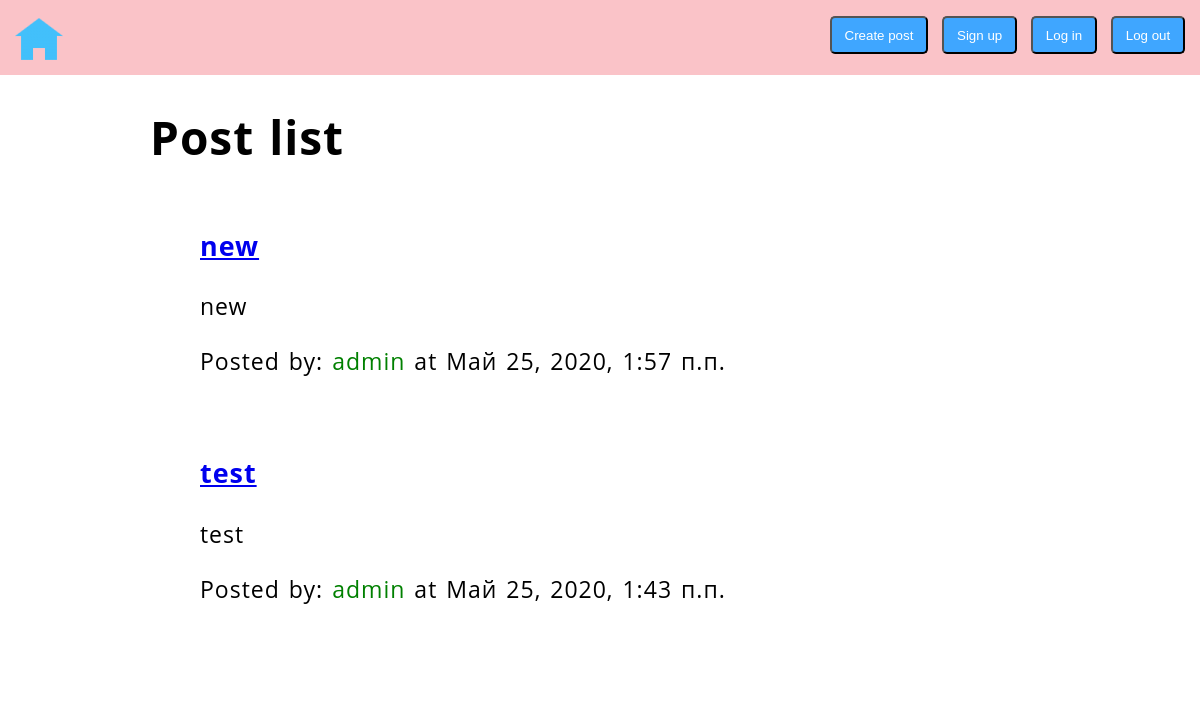
/posts/, run on the app's committed database.
### posts/models.py (models this page shows, shortened)
class Post(models.Model):
    title = models.CharField(max_length=100)
    slug = models.SlugField()
    body = models.TextField()
    date = models.DateTimeField(auto_now_add=True)
    thumb = models.ImageField(blank=True, null=True, upload_to = "uploads")
    author =  models.ForeignKey(User,default=None,on_delete=models.CASCADE)

### posts/views.py (the view)
# urls.py: path('',views.post_list, name="list"),
def post_list(request):
    posts = Post.objects.all().order_by('-date')
    return render(request,'posts/post_list.html',{'posts':posts})

### statics/templates/posts/post_list.html (shortened to what this page needs)
{% extends 'base_layout.html' %}
{% block content %}
    <h1>Post list</h1>
    <div class="posts">
      {% for post in posts %}
      <div class="post">
        <h3><a href="{{ post.slug }}/" target="_self">{{ post.title }}</a></h3>
        <p>{{post.body|truncatewords:5}} </p>
        <p>Posted by:<span class="author_post">  {{post.author}}</span> at {{post.date}}</p>
      </div>
      {% endfor %}
    </div>
{% endblock %}

### statics/css/styles.css (style rules this page uses)
body { background-image: url(/static/media/src/bck.jpg); background-size: cover; background-attachment: fixed; margin: 0; }
.post { background: rgb(255, 255, 255, 0.85); padding: 1px 25px; margin: 25px; }
.author_post { color: green; }

### data on the page
Post: title "new", body "new", author "admin", date "Май 25, 2020, 1:57 п.п."
Post: title "test", body "test", author "admin", date "Май 25, 2020, 1:43 п.п."
